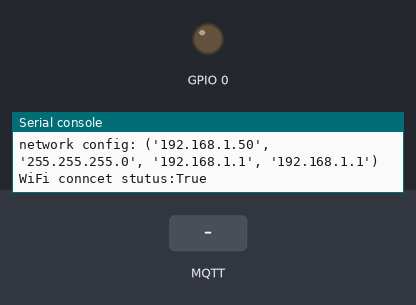
This program was run on a simulated ESP32 board running MicroPython. On the bench: output pins drawn as LEDs (lit = HIGH), the last lines printed to the serial console. The test bench sets the inputs (shaded band). WiFi joins after 1.5 s; no MQTT or app messages arrive unless stated; the clock reads 2024-03-15 10:24:30 at power-on unless the program sets it.

Above: at 5.8 s.
5.9 s: MQTT message "officedooropen" arrives on the first subscribed topic
At 7.0 s:
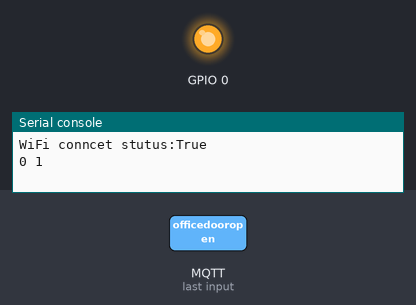
9.1 s: MQTT message "officeopendoornon" arrives on the first subscribed topic
At 10.6 s:
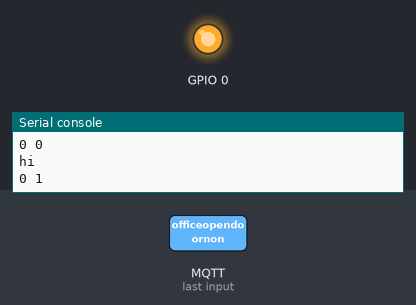
11.1 s: MQTT message "officeopendoornoff" arrives on the first subscribed topic
At 12.1 s:
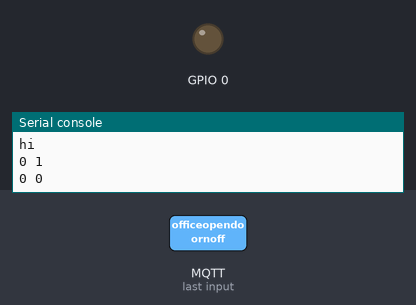
Timing chart, 0 to 14.1 s (numbered marks = the images above; inputs shaded):
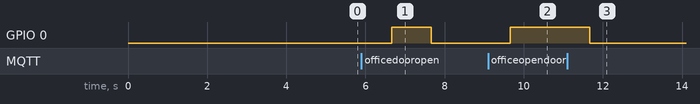

The program:

main.py
```python
from machine import Pin, SPI
import utime
import time
import commonhelper
import wifihelper
from umqttsimple import MQTTClient

OPSRelay=0


def connectwifi_func():
    ssid=commonhelper.readConfig('ssid');
    pwd=commonhelper.readConfig('password');
    connectR =wifihelper.connectwifi(ssid, pwd)
    print("WiFi conncet stutus:"+str(connectR))
    return connectR


TOPIC = b"OtherEquip"

# poweron  poweroff
def mqttsub_cb(topic, msg):
    global OPSRelay
    global DiskRelay
    if(topic==TOPIC):
        if(msg.decode('utf-8')=='officedooropen'):
              commonhelper.updatePin(OPSRelay,1)
              time.sleep(1)
              commonhelper.updatePin(OPSRelay,0)
              print("hi")
        elif(msg.decode('utf-8')=='officeopendoornon'):
            commonhelper.updatePin(OPSRelay,1)
        elif(msg.decode('utf-8')=='officeopendoornoff'):
            commonhelper.updatePin(OPSRelay,0)
        elif(msg.decode('utf-8')=='opendoorother'):
            pass

def autoconnectmqtt(mqttclient,clearsession):
    while True:
        try:
            mqttclient.set_callback(mqttsub_cb)
            mqttclient.connect()
            mqttclient.subscribe(TOPIC)
            break
        except OSError as e:
            print(e)
            time.sleep(30)

last_ping = time.time()
ping_interval = 60
def connectmqtt():
    MQTT_BROKER = commonhelper.readConfig('mqttbroker')
#    global TOPIC = b"ShowClockTime"
    User=commonhelper.readConfig('mqttuser')
    Password=commonhelper.readConfig('mqttpwd')
    mqttid=commonhelper.readConfig('mqttid')
    mqttClient = MQTTClient(mqttid, MQTT_BROKER,port=1883,ssl=False,user=User,password =Password,   keepalive=60)
    autoconnectmqtt(mqttClient,True)

    while True:
        try:
            if False:
                mqttClient.wait_msg()
                 # Blocking wait for message
            else:
                 # Non-blocking wait for message
                mqttClient.check_msg()
                  # Then need to sleep to avoid 100% CPU usage (in a real
                  # app other useful actions would be performed instead)
                global last_ping
                if (time.time() - last_ping) >= ping_interval:
                    mqttClient.ping()
                    last_ping = time.time()
                    now = time.localtime()
                    # print(f"Pinging MQTT Broker, last ping :: {now[0]}/{now[1]}/{now[2]} {now[3]}:{now[4]}:{now[5]}")
                time.sleep(1)
        except OSError as e:
            autoconnectmqtt(mqttClient,False)
 
```

commonhelper.py
```python
import urequests
import json
import ujson
import os

def xfill(number, width):
    numbers=str(number)
    return '{:0>{w}}'.format(numbers, w=width)

def needRun():
    response = urequests.get("https://hw.hellolinux.cn:8888/api/configservice/get?key=espopsrelay")
    result=response.text
    response.close()
    return  result=="11111"


def readConfig(key):
    f = open('config.json', 'r')
    c = ujson.loads(f.read())
    return c[key]

def updatePin(pinno,pinvalue):
    from machine import Pin
    p0 = Pin(pinno, Pin.OUT)
    p0.value(pinvalue)
    print(str(pinno),str(pinvalue))
```

wifihelper.py
```python
import network
import time

_ssid=""
_password=""
wlan=network.WLAN(network.STA_IF)

def connectwifi(ssid,password):
    global wlan
    global _ssid
    global _password
    wlan=network.WLAN(network.STA_IF)
    _ssid=ssid
    _password=password
    wlan.active(True)
    time.sleep(3)
    if(wlan.isconnected()):
        print('ESP3266 has connected wifi.')
    else:
        wlan.connect(ssid,password)
        print('connecting to network...')
        while wlan.isconnected()==False:
            pass
    if(wlan.isconnected()):
        print('network config:', wlan.ifconfig())
        return True;
    else:
        return False;

#    _thread.start_new_thread(checkwifi, ())

def checkwifi():
    time.sleep(60)
    global _ssid
    global _password
    global wlan
    while True:
        if not wlan.isconnected():
            try:
                wlan.connect(_ssid,_password)
                while not wlan.isconnected():
                    pass
            except:
                print('connect error')
    time.sleep(60)
#


#do_connect()

#wlan = network.WLAN(network.STA_IF) # create station interface
#wlan.active(True)       # activate the interface
#wlan.scan()             # scan for access points
#wlan.isconnected()      # check if the station is connected to an AP
#wlan.connect('Huawei P40', '1qaz2wsx#EDC4rfv') # connect to an AP
#wlan.ifconfig()         # get the interface's IP/netmask/gw/DNS addresses
```

boot.py
```python
# This file is executed on every boot (including wake-boot from deepsleep)
#import esp
#esp.osdebug(None)
#import webrepl
#webrepl.start()
import main
import commonhelper


print("1")
if(main.connectwifi_func()):
    main.connectmqtt()


#     if(commonhelper.needRun()):
#    _thread.start_new_thread(main.connectmqtt, ())
  
```

Measured:
- after the input at 5.9 s, GPIO 0: LOW → HIGH after 0.76 s, → LOW 1.0 s later
- after the input at 9.1 s, GPIO 0: LOW → HIGH after 0.56 s
- after the input at 11.1 s, GPIO 0: HIGH → LOW after 0.56 s
